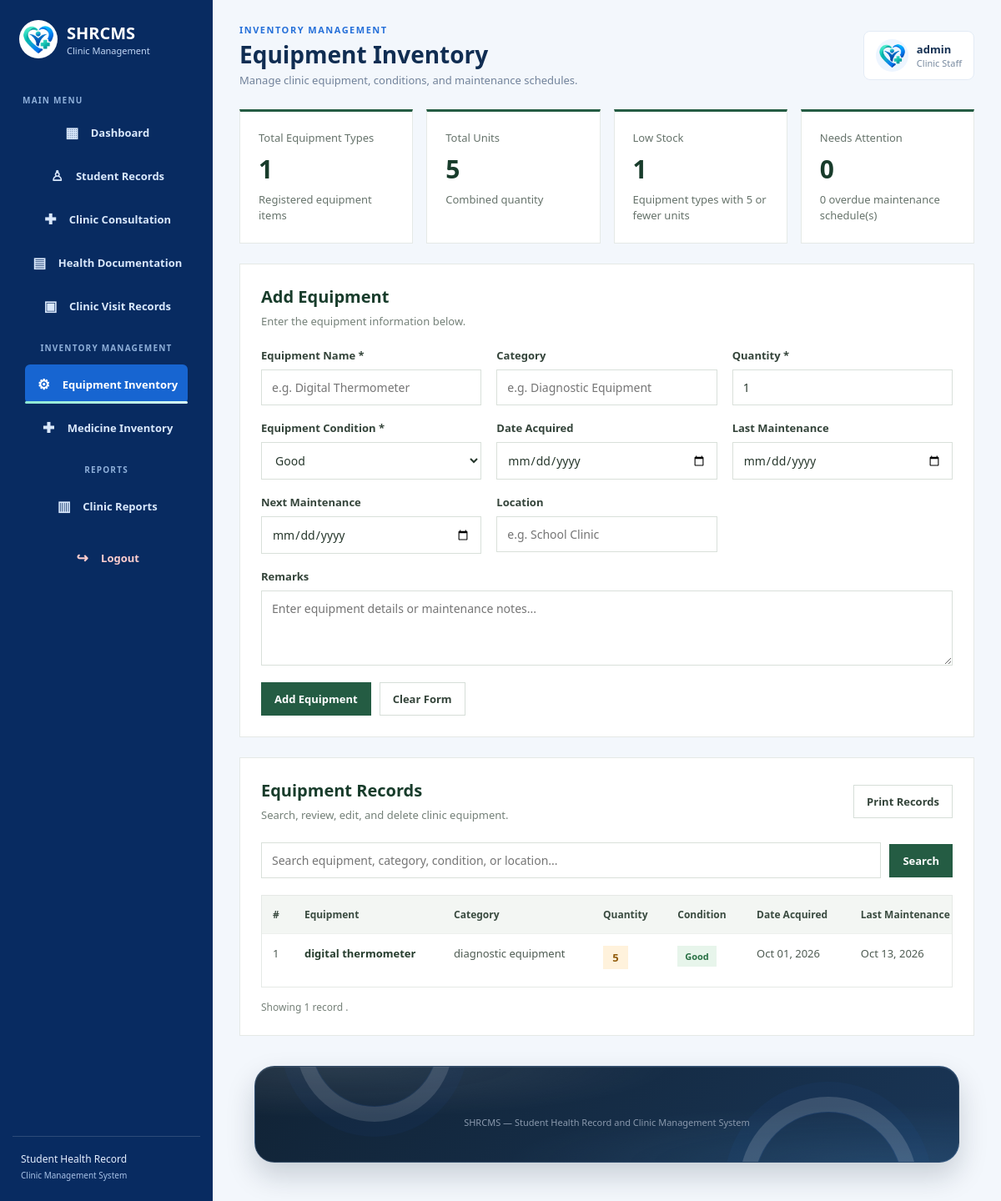
Screenshot of /php/staff/equipment_inventory.php (signed in) with the database file from the repository.
### tables this page shows
CREATE TABLE `equipment_inventory` (
  `id` int(11) NOT NULL,
  `equipment_name` varchar(150) NOT NULL,
  `category` varchar(100) DEFAULT NULL,
  `quantity` int(11) NOT NULL DEFAULT 1,
  `equipment_condition` enum('Good','Needs Maintenance','Under Repair','Damaged') NOT NULL DEFAULT 'Good',
  `date_acquired` date DEFAULT NULL,
  `last_maintenance` date DEFAULT NULL,
  `next_maintenance` date DEFAULT NULL,
  `location` varchar(150) DEFAULT NULL,
  `remarks` text DEFAULT NULL,
  `created_at` timestamp NOT NULL DEFAULT current_timestamp(),
  `updated_at` timestamp NOT NULL DEFAULT current_timestamp() ON UPDATE current_timestamp()
);

### php/staff/equipment_inventory.php (the view, shortened to what this page needs)
<?php
require_once __DIR__ . '/../db.php';
$conn->set_charset('utf8mb4');
function e($value): string
{
    return htmlspecialchars(
        (string)($value ?? ''),
        ENT_QUOTES,
        'UTF-8'
    );
}
$conditions = [
    'Good',
    'Needs Maintenance',
    'Under Repair',
    'Damaged'
];
$editEquipment = null;
$search = trim($_GET['search'] ?? '');
$sql = 'SELECT * FROM equipment_inventory';
$sql .= ' ORDER BY equipment_name ASC';
$stmt = $conn->prepare($sql);
$stmt->execute();
$result = $stmt->get_result();
$equipment = [];
while ($row = $result->fetch_assoc()) {
    $equipment[] = $row;
}
$summaryResult = $conn->query(
    "SELECT
        COUNT(*) AS total_types,
        COALESCE(SUM(quantity), 0) AS total_units,
        COALESCE(SUM(
            CASE
                WHEN quantity <= 5 THEN 1
                ELSE 0
            END
        ), 0) AS low_stock,
        COALESCE(SUM(
            CASE
                WHEN equipment_condition IN (
                    'Needs Maintenance',
                    'Under Repair',
                    'Damaged'
                )
                THEN 1
                ELSE 0
            END
        ), 0) AS attention_count,
        COALESCE(SUM(
            CASE
                WHEN next_maintenance IS NOT NULL
                 AND next_maintenance < CURDATE()
                THEN 1
                ELSE 0
            END
        ), 0) AS overdue_maintenance
     FROM equipment_inventory"
);
$summary = $summaryResult->fetch_assoc();
$username = $_SESSION['admin_username'] ?? 'Staff';
?>
<!DOCTYPE html>
<html lang="en">
<head>
    <link rel="stylesheet" href="../../css/style.css">
    <link rel="stylesheet" href="../../css/staff-dashboard.css">
    <link rel="stylesheet" href="../../css/equipment-inventory.css">
</head>
<body class="staff-dashboard-body">
<aside class="staff-sidebar">
    <a href="staff_dashboard.php" class="staff-brand">
        <img src="../../image/logo2.png" alt="SHRCMS Logo">
        <div>
            <h2>SHRCMS</h2>
            <p>Clinic Management</p>
        </div>
    </a>
    <p class="sidebar-label">MAIN MENU</p>
    <nav class="staff-nav">
        <a href="staff_dashboard.php">
            <span>▦</span> Dashboard
        </a>
        <a href="student_records.php">
            <span>♙</span> Student Records
        </a>
        <a href="clinic_consultation.php">
            <span>✚</span> Clinic Consultation
        </a>
        <a href="health_documentation.php">
            <span>▤</span> Health Documentation
        </a>
        <a href="clinic_visit_records.php">
            <span>▣</span> Clinic Visit Records
        </a>
        <p class="sidebar-label">INVENTORY MANAGEMENT</p>
        <a href="equipment_inventory.php" class="active">
            <span>⚙</span> Equipment Inventory
        </a>
        <a href="medicine_inventory.php">
            <span>✚</span> Medicine Inventory
        </a>
        <p class="sidebar-label">REPORTS</p>
        <a href="clinic_reports.php">
            <span>▥</span> Clinic Reports
        </a>
        <a href="../logout.php" class="logout-link">
            <span>↪</span> Logout
        </a>
    </nav>
    <div class="sidebar-bottom">
        <p>Student Health Record</p>
        <small>Clinic Management System</small>
    </div>
</aside>
<main class="staff-main ei-main">
    <header class="staff-header">
        <div>
            <p class="page-eyebrow">INVENTORY MANAGEMENT</p>
            <h1>Equipment Inventory</h1>
            <p class="header-subtitle">
                Manage clinic equipment, conditions, and maintenance schedules.
            </p>
        </div>
        <div class="staff-user">
            <img src="../../image/logo2.png" alt="Staff profile">
            <div>
                <strong><?= e($username) ?></strong>
                <span>Clinic Staff</span>
            </div>
        </div>
    </header>
    <section class="ei-stats">
        <article class="ei-stat">
            <span>Total Equipment Types</span>
            <strong><?= (int)$summary['total_types'] ?></strong>
            <small>Registered equipment items</small>
        </article>
        <article class="ei-stat">
            <span>Total Units</span>
            <strong><?= (int)$summary['total_units'] ?></strong>
            <small>Combined quantity</small>
        </article>
        <article class="ei-stat">
            <span>Low Stock</span>
            <strong><?= (int)$summary['low_stock'] ?></strong>
            <small>Equipment types with 5 or fewer units</small>
        </article>
        <article class="ei-stat">
            <span>Needs Attention</span>
            <strong><?= (int)$summary['attention_count'] ?></strong>
            <small>
                <?= (int)$summary['overdue_maintenance'] ?>
                overdue maintenance schedule(s)
            </small>
        </article>
    </section>
    <section class="ei-panel" id="equipment-form">
        <div class="ei-panel-heading">
            <div>
                <h2>
                    <?= $editEquipment ? 'Edit Equipment' : 'Add Equipment' ?>
                </h2>
                <p>Enter the equipment information below.</p>
            </div>
        </div>
        <form method="POST"
              action="equipment_inventory.php"
              class="ei-form">
            <div class="ei-field">
                <label for="equipment_name">Equipment Name *</label>
                <input type="text" id="equipment_name"
                       name="equipment_name" maxlength="150" required
                       placeholder="e.g. Digital Thermometer"
                       value="<?= e($editEquipment['equipment_name'] ?? '') ?>">
            </div>
            <div class="ei-field">
                <label for="category">Category</label>
                <input type="text" id="category" name="category"
                       maxlength="100"
                       placeholder="e.g. Diagnostic Equipment"
                       value="<?= e($editEquipment['category'] ?? '') ?>">
            </div>
            <div class="ei-field">
                <label for="quantity">Quantity *</label>
                <input type="number" id="quantity" name="quantity"
                       min="0" step="1" required
                       value="<?= e($editEquipment['quantity'] ?? 1) ?>">
            </div>
            <div class="ei-field">
                <label for="equipment_condition">Equipment Condition *</label>
                <select id="equipment_condition"
                        name="equipment_condition" required>
                    <?php
                    $currentCondition =
                        $editEquipment['equipment_condition'] ?? 'Good';
                    foreach ($conditions as $option):
                    ?>
                        <option value="<?= e($option) ?>"
                            <?= $currentCondition === $option ? 'selected' : '' ?>>
                            <?= e($option) ?>
                        </option>
                    <?php endforeach; ?>
                </select>
            </div>
            <div class="ei-field">
                <label for="date_acquired">Date Acquired</label>
                <input type="date" id="date_acquired"
                       name="date_acquired"
                       value="<?= e($editEquipment['date_acquired'] ?? '') ?>">
            </div>
            <div class="ei-field">
                <label for="last_maintenance">Last Maintenance</label>
                <input type="date" id="last_maintenance"
                       name="last_maintenance"
                       value="<?= e($editEquipment['last_maintenance'] ?? '') ?>">
            </div>
            <div class="ei-field">
                <label for="next_maintenance">Next Maintenance</label>
                <input type="date" id="next_maintenance"
                       name="next_maintenance"
                       value="<?= e($editEquipment['next_maintenance'] ?? '') ?>">
            </div>
            <div class="ei-field">
                <label for="location">Location</label>
                <input type="text" id="location" name="location"
                       maxlength="150"
                       placeholder="e.g. School Clinic"
                       value="<?= e($editEquipment['location'] ?? '') ?>">
            </div>
            <div class="ei-field ei-field-wide">
                <label for="remarks">Remarks</label>
                <textarea id="remarks" name="remarks" rows="3"
                          maxlength="10000"
                          placeholder="Enter equipment details or maintenance notes..."><?= e($editEquipment['remarks'] ?? '') ?></textarea>
            </div>
            <div class="ei-form-actions">
                <button type="submit" class="ei-primary-btn">
                    <?= $editEquipment ? 'Save Changes' : 'Add Equipment' ?>
                </button>
                <?php if (!$editEquipment): ?>
                    <button type="reset" class="ei-secondary-btn">
                        Clear Form
                    </button>
                <?php endif; ?>
            </div>
        </form>
    </section>
    <section class="ei-panel">
        <div class="ei-panel-heading">
            <div>
                <h2>Equipment Records</h2>
                <p>Search, review, edit, and delete clinic equipment.</p>
            </div>
            <button type="button"
                    class="ei-secondary-btn"
                    onclick="window.print()">
                Print Records
            </button>
        </div>
        <form method="GET"
              action="equipment_inventory.php"
              class="ei-search">
            <input type="search" name="search"
                   placeholder="Search equipment, category, condition, or location..."
                   value="<?= e($search) ?>">
            <button type="submit" class="ei-primary-btn">Search</button>
        </form>
        <div class="ei-table-wrap">
            <table class="ei-table">
                <thead>
                    <tr>
                        <th>#</th>
                        <th>Equipment</th>
                        <th>Category</th>
                        <th>Quantity</th>
                        <th>Condition</th>
                        <th>Date Acquired</th>
                        <th>Last Maintenance</th>
                    </tr>
                </thead>
                <tbody>
                <?php if (empty($equipment)): ?>
                    <tr>
                        <td colspan="11" class="ei-empty">
                            No equipment records found.
                        </td>
                    </tr>
                <?php else: ?>
                    <?php foreach ($equipment as $index => $item): ?>
                        <?php
                        $conditionValue = $item['equipment_condition'];
                        if ($conditionValue === 'Good') {
                            $conditionClass = 'good';
                        } elseif ($conditionValue === 'Damaged') {
                            $conditionClass = 'damaged';
                        } else {
                            $conditionClass = 'repair';
                        }
                        ?>
                        <tr>
                            <td><?= $index + 1 ?></td>
                            <td>
                                <strong><?= e($item['equipment_name']) ?></strong>
                            </td>
                            <td><?= e($item['category'] ?: '—') ?></td>
                            <td>
                                <span class="ei-quantity <?= (int)$item['quantity'] <= 5 ? 'low' : '' ?>">
                                    <?= (int)$item['quantity'] ?>
                                </span>
                            </td>
                            <td>
                                <span class="ei-status <?= e($conditionClass) ?>">
                                    <?= e($conditionValue) ?>
                                </span>
                            </td>
                            <td>
                                <?= !empty($item['date_acquired'])
                                    ? e(date('M d, Y', strtotime($item['date_acquired'])))
                                    : '—' ?>
                            </td>
                            <td>
                                <?= !empty($item['last_maintenance'])
                                    ? e(date('M d, Y', strtotime($item['last_maintenance'])))
                                    : '—' ?>
                            </td>
                        </tr>
                    <?php endforeach; ?>
                <?php endif; ?>
                </tbody>
            </table>
        </div>
        <p class="ei-record-count">
            Showing <?= count($equipment) ?>
            record<?= count($equipment) === 1 ? '' : 's' ?>
            <?= $search !== '' ? 'matching your search' : '' ?>.
        </p>
    </section>
    <footer class="staff-footer">
        SHRCMS — Student Health Record and Clinic Management System
    </footer>
</main>
</body>
</html>

### css/style.css (style rules this page uses)
:root { --emerald-900: #081b2d; --emerald-800: #102f4f; --emerald-700: #1b4b87; --emerald-600: #2d6fe8; --emerald-500: #66b2ff; --emerald-100: #edf7ff; --emerald-50: #f7fbff; --tea-100: #dfeeff; --mint-100: #d9eeff; --white: #ffffff; --soft: #eef7ff; --text: #213f67; --muted: #5c7390; --shadow: 0 28px 70px rgba(7, 18, 32, 0.18); }
* { margin: 0; padding: 0; box-sizing: border-box; }
html { scroll-behavior: smooth; }
body { font-family: Arial, Helvetica, sans-serif; background: radial-gradient(ellipse at top left, rgba(120, 185, 255, 0.24), transparent 24%), radial-gradient(ellipse at bottom right, rgba(64, 140, 255, 0.18), transparent 28%), linear-gradient(180deg, #edf5ff 0%, #dfeeff 22%, #edf5ff 100%); color: var(--emerald-900); }
img { max-width: 100%; display: block; }
a { text-decoration: none; }
nav { display: flex; align-items: center; gap: 34px; }
nav a { position: relative; text-decoration: none; color: rgba(240, 255, 252, 0.82); font-size: 13px; font-weight: 700; padding: 10px 0; transition: color 0.2s ease; }
nav a:hover, nav a.active { color: #8DE8D4; }
nav a.active::after { content: ""; position: absolute; left: 0; bottom: 0; width: 100%; height: 3px; background: linear-gradient(90deg, #8DE8D4, #D8FFF5); border-radius: 10px; }
footer { width: min(1200px, calc(100% - 36px)); margin: 36px auto 18px; padding: 28px 24px; display: flex; align-items: center; justify-content: center; min-height: 116px; position: relative; isolation: isolate; overflow: hidden; background: radial-gradient(ellipse at 12% 0%, rgba(255, 255, 255, 0.1), transparent 38%), radial-gradient(ellipse at 88% 100%, rgba(108, 194, 255, 0.12), transparent 42%), linear-gradient(135deg, rgba(7, 26, 45, 0.96), rgba(16, 45, 79, 0.96)); color: var(--white); border: 1px solid rgba(157, 198, 255, 0.2); border-radius: 24px; box-shadow: 0 16px 34px rgba(7, 26, 45, 0.18), inset 0 1px 0 rgba(255, 255, 255, 0.08); }
footer::before, footer::after { content: ""; position: absolute; z-index: -1; width: 150px; aspect-ratio: 1; border: 1px solid rgba(44, 106, 204, 0.14); border-radius: 50%; pointer-events: none; }
footer::before { top: -104px; left: 8%; box-shadow: 0 0 0 18px rgba(255, 255, 255, 0.13), 0 0 0 36px rgba(44, 106, 204, 0.05); }
footer::after { right: 8%; bottom: -118px; width: 176px; box-shadow: 0 0 0 18px rgba(255, 255, 255, 0.15), 0 0 0 36px rgba(44, 106, 204, 0.06); }
* { box-sizing: border-box; margin: 0; padding: 0; font-family: 'Segoe UI', Tahoma, Geneva, Verdana, sans-serif; }

### rows the page displays
equipment_inventory: equipment_name "digital thermometer", category "diagnostic equipment", quantity "5", equipment_condition "Good", date_acquired "Oct 01, 2026", last_maintenance "Oct 13, 2026"

### other values shown
$username "admin"
$summary['total_types'] "1"
$summary['total_units'] "5"
$summary['low_stock'] "1"
$summary['attention_count'] "0"
$summary['overdue_maintenance'] "0"
count($equipment) "1"
form field equipment_condition "Good"
